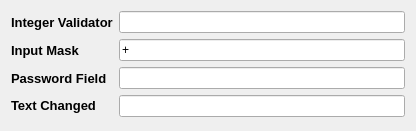
<?xml version="1.0" encoding="UTF-8"?>
<ui version="4.0">
 <class>Form</class>
 <widget class="QWidget" name="Form">
  <property name="geometry">
   <rect>
    <x>0</x>
    <y>0</y>
    <width>416</width>
    <height>131</height>
   </rect>
  </property>
  <property name="windowTitle">
   <string>Form</string>
  </property>
  <layout class="QFormLayout" name="formLayout">
   <item row="0" column="0">
    <widget class="QLabel" name="label">
     <property name="font">
      <font>
       <pointsize>10</pointsize>
       <weight>75</weight>
       <bold>true</bold>
      </font>
     </property>
     <property name="text">
      <string>Integer Validator</string>
     </property>
    </widget>
   </item>
   <item row="0" column="1">
    <widget class="QLineEdit" name="lineEdit"/>
   </item>
   <item row="1" column="0">
    <widget class="QLabel" name="label_2">
     <property name="font">
      <font>
       <pointsize>10</pointsize>
       <weight>75</weight>
       <bold>true</bold>
      </font>
     </property>
     <property name="text">
      <string>Input Mask</string>
     </property>
    </widget>
   </item>
   <item row="1" column="1">
    <widget class="QLineEdit" name="lineEdit_2">
     <property name="inputMask">
      <string>+999999999999</string>
     </property>
    </widget>
   </item>
   <item row="2" column="0">
    <widget class="QLabel" name="label_3">
     <property name="font">
      <font>
       <pointsize>10</pointsize>
       <weight>75</weight>
       <bold>true</bold>
      </font>
     </property>
     <property name="text">
      <string>Password Field</string>
     </property>
    </widget>
   </item>
   <item row="2" column="1">
    <widget class="QLineEdit" name="lineEdit_3">
     <property name="echoMode">
      <enum>QLineEdit::Password</enum>
     </property>
    </widget>
   </item>
   <item row="3" column="0">
    <widget class="QLabel" name="label_4">
     <property name="font">
      <font>
       <pointsize>10</pointsize>
       <weight>75</weight>
       <bold>true</bold>
      </font>
     </property>
     <property name="text">
      <string>Text Changed</string>
     </property>
     <property name="textFormat">
      <enum>Qt::RichText</enum>
     </property>
    </widget>
   </item>
   <item row="3" column="1">
    <widget class="QLineEdit" name="lineEdit_4"/>
   </item>
  </layout>
 </widget>
 <resources/>
 <connections/>
</ui>
